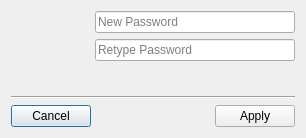
<?xml version="1.0" encoding="UTF-8"?>
<ui version="4.0">
 <class>ChangePasswordDialog</class>
 <widget class="QDialog" name="ChangePasswordDialog">
  <property name="geometry">
   <rect>
    <x>0</x>
    <y>0</y>
    <width>306</width>
    <height>138</height>
   </rect>
  </property>
  <property name="windowTitle">
   <string>New Password</string>
  </property>
  <property name="windowIcon">
   <iconset resource="../resources.qrc">
    <normaloff>:/images/resources/lock.png</normaloff>:/images/resources/lock.png</iconset>
  </property>
  <layout class="QVBoxLayout" name="verticalLayout_2">
   <item>
    <layout class="QHBoxLayout" name="horizontalLayout_2">
     <property name="spacing">
      <number>20</number>
     </property>
     <item>
      <widget class="QLabel" name="labelImage">
       <property name="minimumSize">
        <size>
         <width>64</width>
         <height>64</height>
        </size>
       </property>
       <property name="maximumSize">
        <size>
         <width>64</width>
         <height>64</height>
        </size>
       </property>
       <property name="text">
        <string/>
       </property>
       <property name="pixmap">
        <pixmap resource="../resources.qrc">:/images/resources/lock.png</pixmap>
       </property>
       <property name="scaledContents">
        <bool>true</bool>
       </property>
      </widget>
     </item>
     <item>
      <layout class="QVBoxLayout" name="verticalLayout">
       <property name="spacing">
        <number>6</number>
       </property>
       <item>
        <widget class="QLineEdit" name="textBoxPassword">
         <property name="sizePolicy">
          <sizepolicy hsizetype="Expanding" vsizetype="Fixed">
           <horstretch>0</horstretch>
           <verstretch>0</verstretch>
          </sizepolicy>
         </property>
         <property name="minimumSize">
          <size>
           <width>200</width>
           <height>0</height>
          </size>
         </property>
         <property name="echoMode">
          <enum>QLineEdit::Password</enum>
         </property>
         <property name="placeholderText">
          <string>New Password</string>
         </property>
        </widget>
       </item>
       <item>
        <widget class="QLineEdit" name="textBoxVerifiedPassword">
         <property name="sizePolicy">
          <sizepolicy hsizetype="Expanding" vsizetype="Fixed">
           <horstretch>0</horstretch>
           <verstretch>0</verstretch>
          </sizepolicy>
         </property>
         <property name="minimumSize">
          <size>
           <width>200</width>
           <height>0</height>
          </size>
         </property>
         <property name="echoMode">
          <enum>QLineEdit::Password</enum>
         </property>
         <property name="placeholderText">
          <string>Retype Password</string>
         </property>
        </widget>
       </item>
       <item>
        <spacer name="verticalSpacer">
         <property name="orientation">
          <enum>Qt::Vertical</enum>
         </property>
         <property name="sizeHint" stdset="0">
          <size>
           <width>20</width>
           <height>40</height>
          </size>
         </property>
        </spacer>
       </item>
      </layout>
     </item>
    </layout>
   </item>
   <item>
    <widget class="Line" name="line">
     <property name="orientation">
      <enum>Qt::Horizontal</enum>
     </property>
    </widget>
   </item>
   <item>
    <layout class="QHBoxLayout" name="horizontalLayout">
     <item>
      <widget class="QPushButton" name="buttonCancel">
       <property name="text">
        <string>Cancel</string>
       </property>
      </widget>
     </item>
     <item>
      <spacer name="horizontalSpacer">
       <property name="orientation">
        <enum>Qt::Horizontal</enum>
       </property>
       <property name="sizeHint" stdset="0">
        <size>
         <width>40</width>
         <height>20</height>
        </size>
       </property>
      </spacer>
     </item>
     <item>
      <widget class="QPushButton" name="buttonApply">
       <property name="text">
        <string>Apply</string>
       </property>
      </widget>
     </item>
    </layout>
   </item>
  </layout>
 </widget>
 <tabstops>
  <tabstop>textBoxPassword</tabstop>
  <tabstop>textBoxVerifiedPassword</tabstop>
  <tabstop>buttonCancel</tabstop>
  <tabstop>buttonApply</tabstop>
 </tabstops>
 <resources>
  <include location="../resources.qrc"/>
 </resources>
 <connections/>
</ui>
